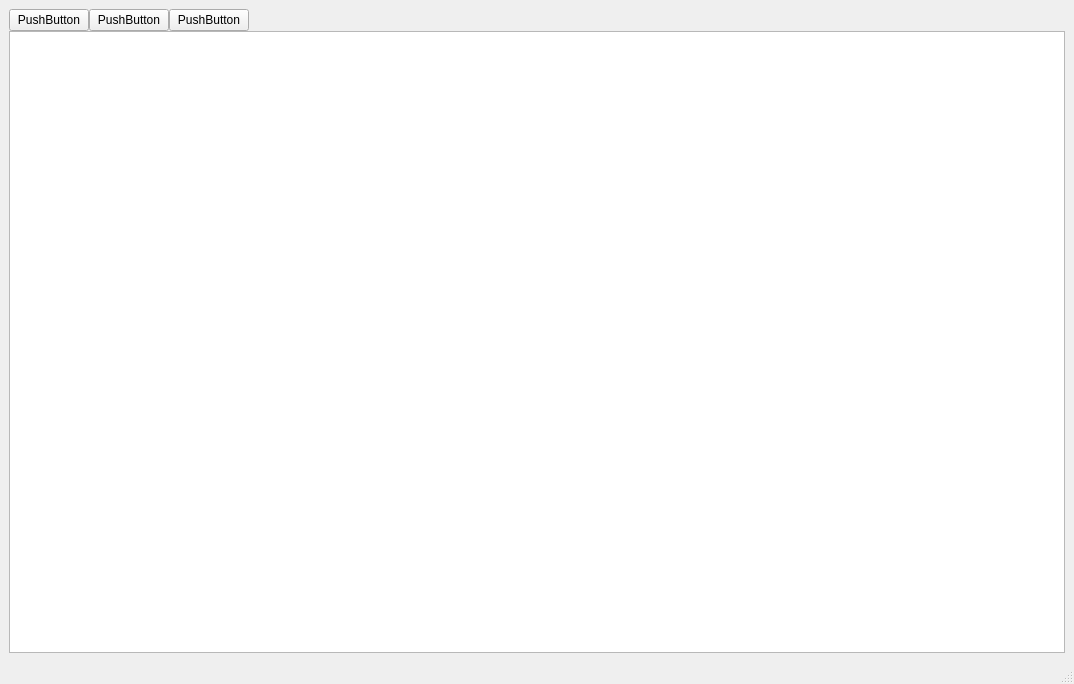
<?xml version="1.0" encoding="UTF-8"?>
<ui version="4.0">
 <class>MainWindow</class>
 <widget class="QMainWindow" name="MainWindow">
  <property name="geometry">
   <rect>
    <x>0</x>
    <y>0</y>
    <width>1074</width>
    <height>684</height>
   </rect>
  </property>
  <property name="windowTitle">
   <string>MainWindow</string>
  </property>
  <widget class="QWidget" name="centralwidget">
   <layout class="QVBoxLayout" name="verticalLayout">
    <property name="spacing">
     <number>0</number>
    </property>
    <item>
     <layout class="QHBoxLayout" name="horizontalLayout">
      <item>
       <widget class="QPushButton" name="pushButton">
        <property name="text">
         <string>PushButton</string>
        </property>
       </widget>
      </item>
      <item>
       <widget class="QPushButton" name="pushButton_2">
        <property name="text">
         <string>PushButton</string>
        </property>
       </widget>
      </item>
      <item>
       <widget class="QPushButton" name="pushButton_3">
        <property name="text">
         <string>PushButton</string>
        </property>
       </widget>
      </item>
      <item>
       <spacer name="horizontalSpacer">
        <property name="orientation">
         <enum>Qt::Horizontal</enum>
        </property>
        <property name="sizeHint" stdset="0">
         <size>
          <width>40</width>
          <height>20</height>
         </size>
        </property>
       </spacer>
      </item>
     </layout>
    </item>
    <item>
     <widget class="QTableView" name="tableView_2"/>
    </item>
   </layout>
  </widget>
  <widget class="QMenuBar" name="menubar">
   <property name="geometry">
    <rect>
     <x>0</x>
     <y>0</y>
     <width>1074</width>
     <height>26</height>
    </rect>
   </property>
  </widget>
  <widget class="QStatusBar" name="statusbar"/>
 </widget>
 <resources/>
 <connections/>
</ui>
